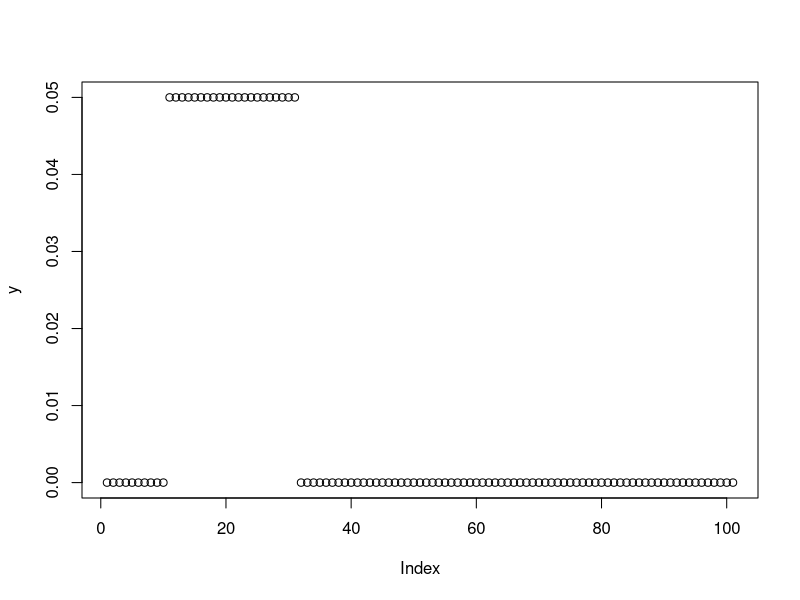
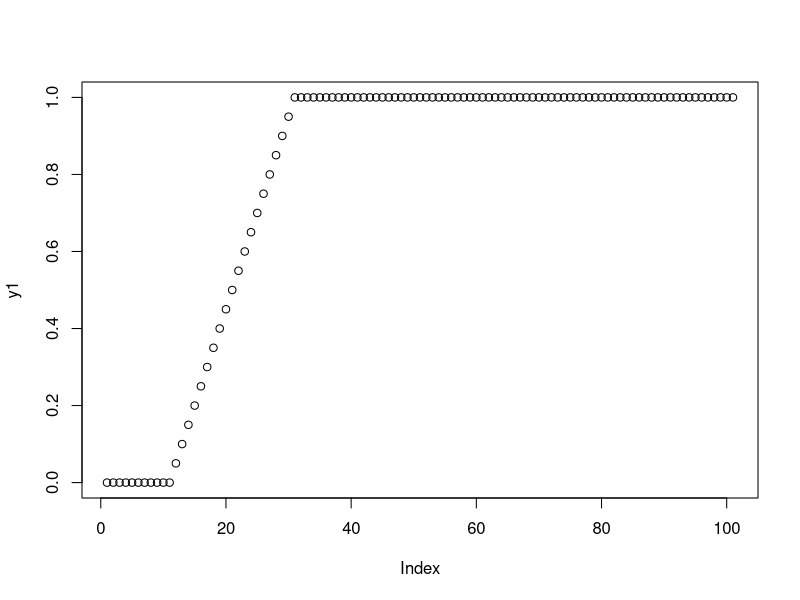
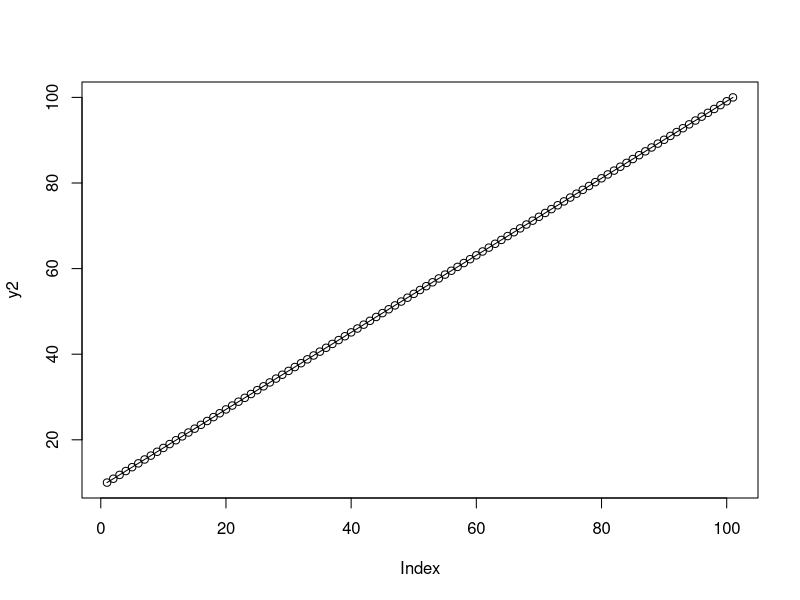
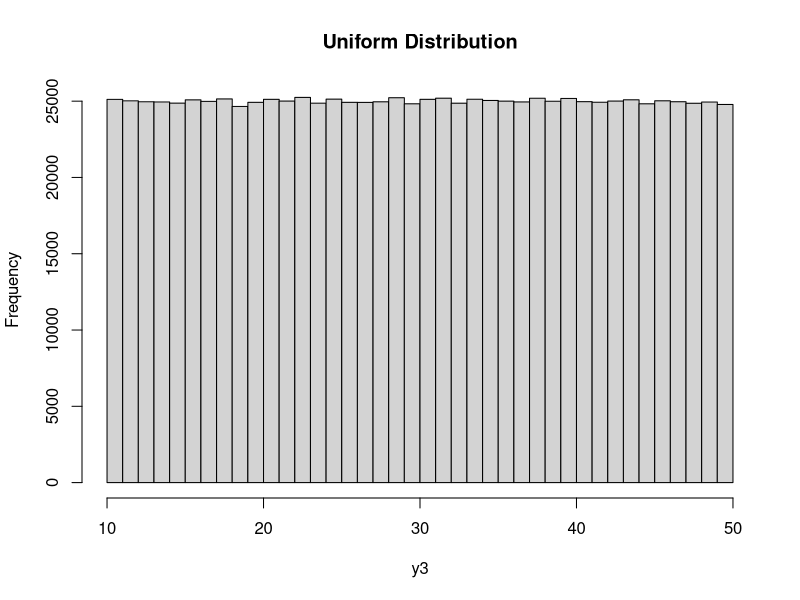

The R script that drew these images, in order:
## ---- chunk 1
x <- seq(0, 100, by = 1) 
y <- dunif(x, min = 10, max = 30)
plot(y)
## ---- chunk 2
x1 <- seq(0, 100, by = 1) 
y1 <- punif(x1, min = 10, max = 30)
plot(y1)
## ---- chunk 3
x2 <- seq(0, 1, by = 0.01) 
y2 <- qunif(x2, min = 10, max = 100)
plot(y2, type="o")
## ---- chunk 4
y3 <- runif(1000000,min = 10, max=50)                        # Draw N exp distributed values
y3     

 # Plot of randomly drawn exp density
hist(y3, breaks = 50, main = "Uniform Distribution")             

